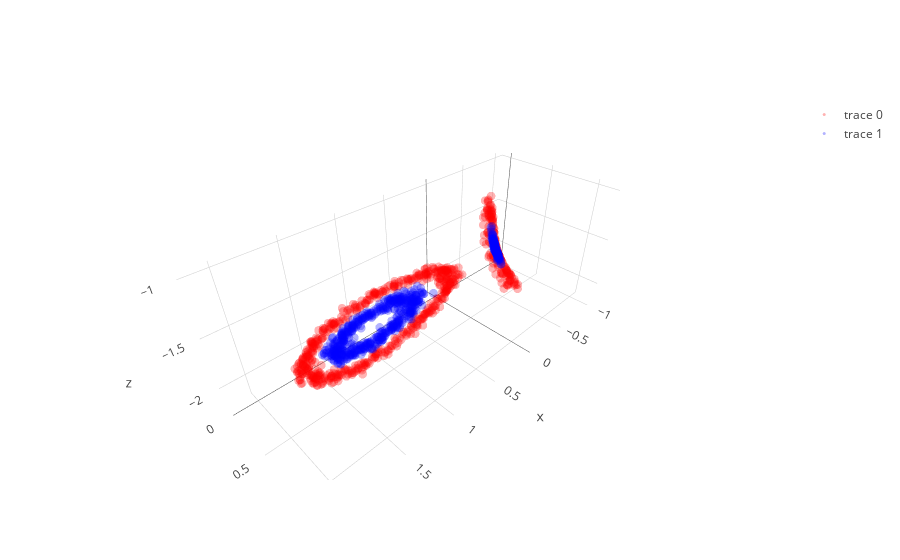
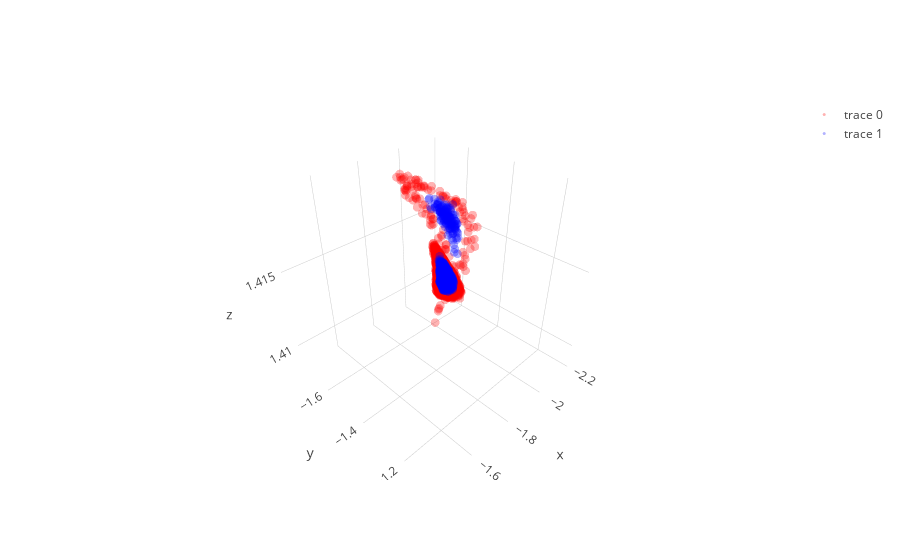
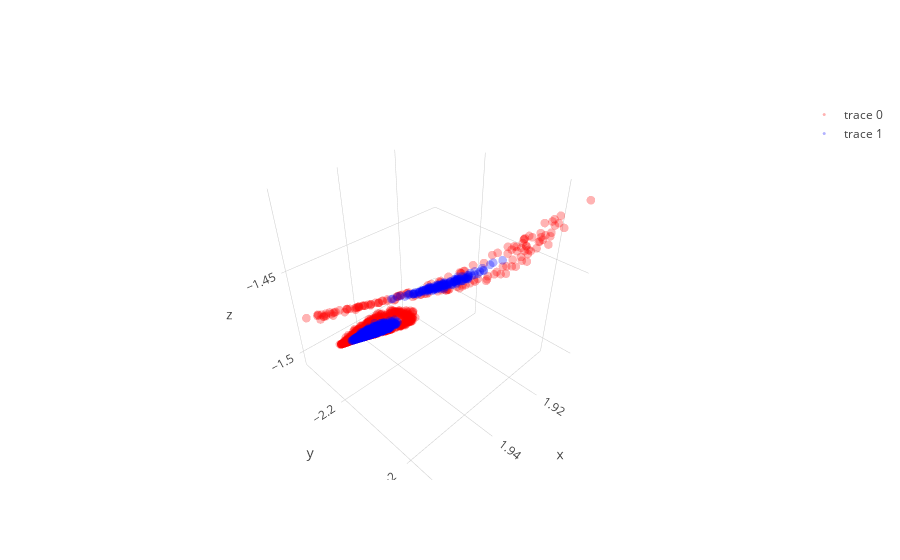

These figures' notebook cell, in order:
### Code cell
layer1,layer1_var = l1.feed_non(X)
layer2,layer2_var = l2.feed_non(layer1)
layer3,layer3_var = l3.feed_non(layer2)
layer4,layer4_var = l4.feed_linear(layer3)

show_3D(layer1)  
show_3D(layer2)    
show_3D(layer3)   

plt.figure(figsize=(8,6))
plt.scatter(layer4[y==0, 0], np.zeros((len(dsad)//2,1)), color='red',  alpha=0.1)
plt.scatter(layer4[y==1, 0], np.zeros((len(dsad)//2,1)), color='blue', alpha=0.1)
plt.show()

### Figure 1 — Plotly figure (JSON) as saved in the notebook; plotly's stock layout.template omitted (floating-point values rounded to 4 significant figures; data arrays with more than 128 entries replaced by an {"elided": "..."} marker saying what was removed)
{"data": [{"line": {"color": "red", "width": 0.5}, "marker": {"opacity": 0.3, "size": 3}, "mode": "markers", "type": "scatter3d", "uid": "6391e813-9627-454c-a590-5209afc59d50", "x": {"elided": "650 float values"}, "y": {"elided": "650 float values"}, "z": {"elided": "650 float values"}}, {"line": {"color": "blue", "width": 0.5}, "marker": {"opacity": 0.3, "size": 3}, "mode": "markers", "type": "scatter3d", "uid": "8a1162e5-454c-422c-89bb-f8630a3dc845", "x": {"elided": "650 float values"}, "y": {"elided": "650 float values"}, "z": {"elided": "650 float values"}}], "layout": {}}

### Figure 2 — Plotly figure (JSON) as saved in the notebook; plotly's stock layout.template omitted (floating-point values rounded to 4 significant figures; data arrays with more than 128 entries replaced by an {"elided": "..."} marker saying what was removed)
{"data": [{"line": {"color": "red", "width": 0.5}, "marker": {"opacity": 0.3, "size": 3}, "mode": "markers", "type": "scatter3d", "uid": "687c20ba-d697-40c5-bda9-1facfe8026b2", "x": {"elided": "650 float values"}, "y": {"elided": "650 float values"}, "z": {"elided": "650 float values"}}, {"line": {"color": "blue", "width": 0.5}, "marker": {"opacity": 0.3, "size": 3}, "mode": "markers", "type": "scatter3d", "uid": "fed5a783-344d-4302-a1a4-4bef02b7888e", "x": {"elided": "650 float values"}, "y": {"elided": "650 float values"}, "z": {"elided": "650 float values"}}], "layout": {}}

### Figure 3 — Plotly figure (JSON) as saved in the notebook; plotly's stock layout.template omitted (floating-point values rounded to 4 significant figures; data arrays with more than 128 entries replaced by an {"elided": "..."} marker saying what was removed)
{"data": [{"line": {"color": "red", "width": 0.5}, "marker": {"opacity": 0.3, "size": 3}, "mode": "markers", "type": "scatter3d", "uid": "00f55daf-3434-4664-b475-27a5f979a803", "x": {"elided": "650 float values"}, "y": {"elided": "650 float values"}, "z": {"elided": "650 float values"}}, {"line": {"color": "blue", "width": 0.5}, "marker": {"opacity": 0.3, "size": 3}, "mode": "markers", "type": "scatter3d", "uid": "d5b3e434-c4d4-43ea-abc6-edbc088c32d0", "x": {"elided": "650 float values"}, "y": {"elided": "650 float values"}, "z": {"elided": "650 float values"}}], "layout": {}}
